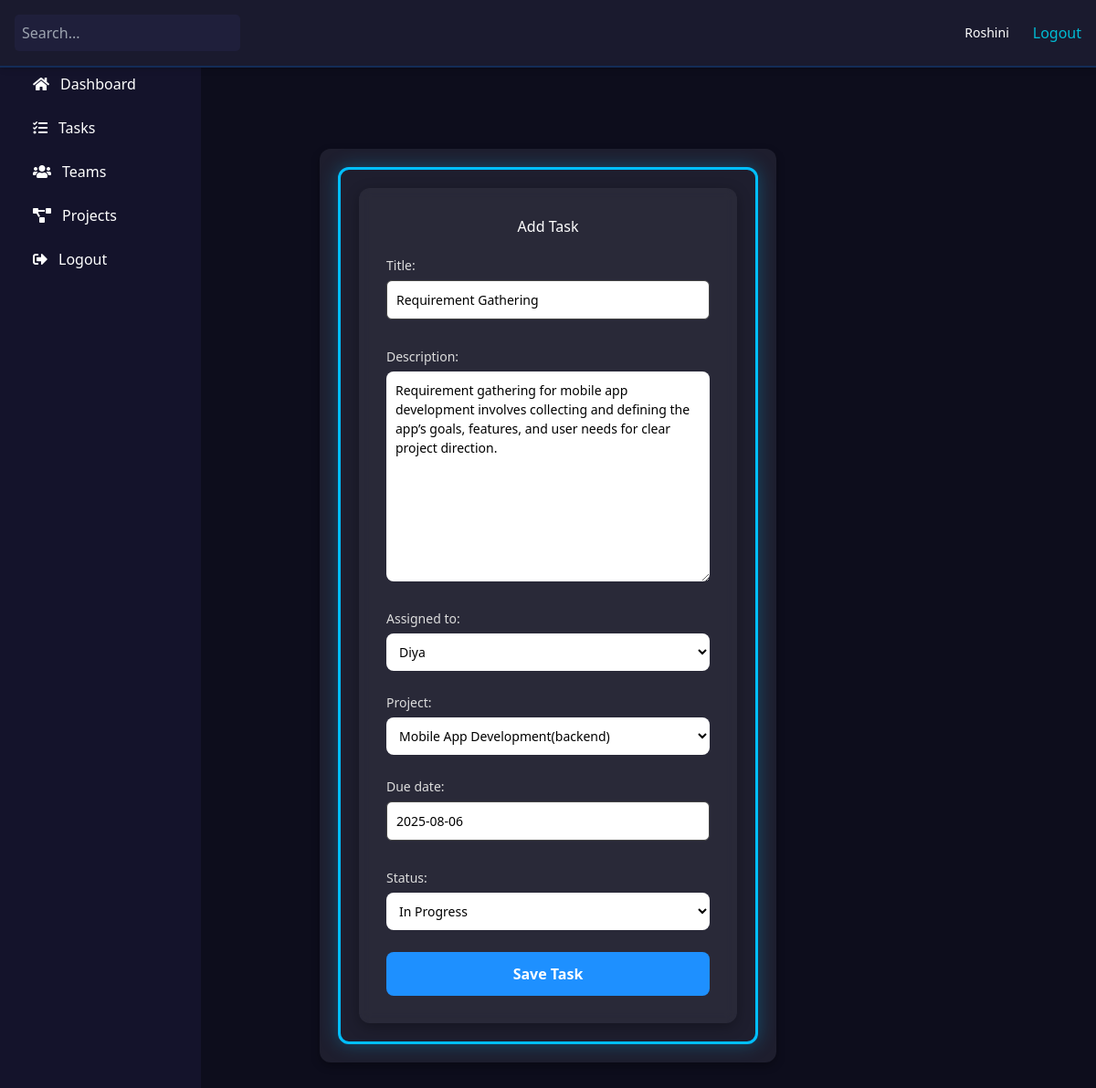
/tasks/5/edit/ (signed in), run on the app's committed database.
### tasks/models.py (models this page shows)
class Task(models.Model):
    STATUS_CHOICES = [
        ('todo', 'To Do'),
        ('inprogress', 'In Progress'),
        ('done', 'Done')
    ]
    title = models.CharField(max_length=255)
    description = models.TextField()
    assigned_to = models.ForeignKey(User, on_delete=models.CASCADE)
    project = models.ForeignKey(Project, on_delete=models.CASCADE)
    due_date = models.DateField()
    status = models.CharField(max_length=20, choices=STATUS_CHOICES, default='todo')

### tasks/views.py (the view)
# urls.py: path('tasks/<int:task_id>/edit/', views.edit_task, name='edit_task'),
@login_required
def edit_task(request, task_id):
    task = get_object_or_404(Task, id=task_id)
    if request.method == 'POST':
        form = TaskForm(request.POST, instance=task)
        if form.is_valid():
            form.save()
            return redirect('task_list')
    else:
        form = TaskForm(instance=task)
    return render(request, 'tasks/task_form.html', {'form': form, 'title': 'Edit Task'})

### tasks/forms.py
class TaskForm(forms.ModelForm):
    class Meta:
        model = Task
        fields = '__all__'

### tasks/models.py (called while the page is built)
    def __str__(self):
        return self.name

### tasks/templates/tasks/task_form.html (shortened to what this page needs)
{% extends 'tasks/base.html' %}
{% block content %}
{% load static %}
<!DOCTYPE html>
<html lang="en">
<head>
    <link rel="stylesheet" href="{% static 'css/style.css' %}">
</head>
<body>
        <div class="container">
            <div class="project-form">
                <h2>Add Task</h2>
                <form method="post">
                    {{ form.as_p }}
                    <button type="submit" class="add-task-btn">Save Task</button>
                </form>
            </div>
        </div>
    </div>
</body>
</html>
{% endblock %}

### tasks/templates/tasks/base.html (shortened to what this page needs)
<!DOCTYPE html>
<html lang="en">
<head>
    {% load static %}
    <link rel="stylesheet" href="{% static 'css/style.css' %}">
    <link rel="stylesheet" href="https://cdnjs.cloudflare.com/ajax/libs/font-awesome/5.15.4/css/all.min.css">
    <script src="https://cdn.tailwindcss.com"></script>
</head>
<body class="flex text-white bg-[#0D0D1C] min-h-screen">
    <div id="sidebar" class="w-60 transition-all duration-300 bg-[#111132] flex flex-col min-h-screen">
        <div class="flex items-center justify-between px-4 py-4">
            <span class="text-xl font-bold">PM</span>
        </div>
        <nav class="flex-1 px-4 space-y-6">
            <a href="{% url 'dashboard' %}" class="flex items-center space-x-3 hover:text-cyan-400">
                <i class="fas fa-home"></i><span class="menu-label">Dashboard</span>
            </a>
            <a href="{% url 'task_list' %}" class="flex items-center space-x-3 hover:text-cyan-400">
                <i class="fas fa-tasks"></i><span class="menu-label">Tasks</span>
            </a>
            <a href="{% url 'team_list' %}" class="flex items-center space-x-3 hover:text-cyan-400">
                <i class="fas fa-users"></i><span class="menu-label">Teams</span>
            </a>
            <a href="{% url 'project_list' %}" class="flex items-center space-x-3 hover:text-cyan-400">
                <i class="fas fa-project-diagram"></i><span class="menu-label">Projects</span>
            </a>
            <a href="{% url 'logout' %}" class="flex items-center space-x-3 mt-6 hover:text-red-500">
                <i class="fas fa-sign-out-alt"></i><span class="menu-label">Logout</span>
            </a>
        </nav>
    </div>
    <div class="flex-1 flex flex-col overflow-hidden">
        <header class="flex justify-between items-center p-4 bg-[#1a1a2e] shadow-md">
            <div class="search-box">
                <input type="text" placeholder="Search..." class="rounded px-3 py-1 text-black">
            </div>
            <div class="profile space-x-4">
                {% if request.user.is_authenticated %}
                    <span class="text-sm">{{ request.user.username }}</span>
                    <a href="{% url 'logout' %}" class="text-red-400 hover:underline">Logout</a>
                {% else %}
                    <a href="{% url 'login' %}" class="text-green-400 hover:underline">Login</a>
                    <a href="{% url 'register' %}" class="text-blue-400 hover:underline">Register</a>
                {% endif %}
            </div>
        </header>
        <main class="flex-1 p-6 overflow-y-auto">
            <section class="form-container max-w-5xl mx-auto">
                {% block content %}
                {% endblock %}
</body>
</html>

### tasks/static/css/style.css (style rules this page uses)
* { margin: 0; padding: 0; box-sizing: border-box; font-family: 'Segoe UI', sans-serif; }
body { background-color: #0d0d1a; color: #ffffff; display: flex; min-height: 100vh; }
#sidebar { width: 220px; transition: width 0.3s, transform 0.3s ease; background-color: #14132b; padding: 20px; height: 100vh; position: fixed; left: 0; top: 0; overflow-x: hidden; z-index: 1000; }
header { color: #ffffff; padding: 15px 20px; display: flex; justify-content: space-between; align-items: center; margin-bottom: 25px; padding-bottom: 10px; border-bottom: 1px solid #2a2a40; border-bottom: 2px solid #132c57; position: sticky; top: 0; z-index: 1000; }
.search-box input { padding: 8px; border-radius: 5px; border: none; background-color: #1f1f3b; color: white; }
.profile { display: flex; align-items: center; gap: 10px; }
.profile a { color: #00bcd4; text-decoration: none; }
.add-task-btn { margin-top: 0 4px; background-color: #00bcd4; border: none; padding: 8px 14px; border-radius: 6px; color: #0d0d1a; font-weight: bold; cursor: pointer; font-size: 14px; transition: 0.3s; }
.menu-label { transition: opacity 0.2s ease; }
.container { padding: 20px; border-radius: 12px; border: 3px solid #00bfff; box-shadow: 0 0 20px rgba(0, 191, 255, 0.3); background-color: #1e1e2e; width: fit-content; max-width: 1200px; margin: auto; }
.form-container { background-color: #1e1e2e; padding: 20px; max-width: 500px; margin: 40px auto; border-radius: 12px; box-shadow: 0 4px 10px rgba(0,0,0,0.3); }
.form-container h2 { margin-bottom: 20px; }
.form-container label { display: block; margin-bottom: 6px; font-weight: 500; }
.form-container input[type="text"], .form-container textarea, .form-container select, .form-container input[type="date"] { width: 100%; padding: 10px; border: 1px solid #444; border-radius: 6px; margin-bottom: 16px; background-color: #fff; color: #000; box-sizing: border-box; }
.form-container textarea { resize: vertical; min-height: 120px; }
.form-container button { padding: 10px 20px; border: none; border-radius: 6px; cursor: pointer; }
.project-form { background-color: rgba(255, 255, 255, 0.05); padding: 30px; border-radius: 12px; width: 100%; max-width: 420px; box-shadow: 0 4px 15px rgba(0, 0, 0, 0.3); backdrop-filter: blur(6px); }
.project-form h2 { color: white; text-align: center; margin-bottom: 20px; }
.project-form p { margin-bottom: 14px; }
.project-form label { color: #ddd; font-size: 14px; display: block; margin-bottom: 6px; }
.project-form input, .project-form textarea, .project-form select { width: 100%; padding: 10px; border-radius: 8px; border: none; outline: none; background-color: white; color: #333; font-size: 14px; margin-bottom: 10px; }
.project-form button { width: 100%; padding: 12px; background-color: #1e90ff; border: none; border-radius: 8px; color: white; font-size: 16px; cursor: pointer; transition: background-color 0.3s ease; }

### tasks/templates/tasks/base.html (style rules this page uses)
#sidebar, #sidebar a, #sidebar span { color: white; }
.form-container input, .form-container textarea, .form-container select { background-color: #ffffff !important; color: #000000 !important; }
.form-container input::placeholder, .form-container textarea::placeholder { color: #555555 !important; }
.form-container { background-color: #1e1e2f; color: white; padding: 20px; border-radius: 10px; box-shadow: 0 0 15px rgba(0,0,0,0.5); }
body { display: flex; min-height: 100vh; overflow-x: hidden; }
#sidebar { flex-shrink: 0; }
.flex-1 { min-width: 0; }

### data on the page
Task: title "Requirement Gathering", description "Requirement gathering for mobile app development involves collecting and defining the app’s goals, features, and user needs for clear project direction.", assigned_to "Diya", project "Mobile App Development(backend)", due_date "2025-08-06", status "In Progress"

### other printed values
{{ request.user.username }} "Roshini"
